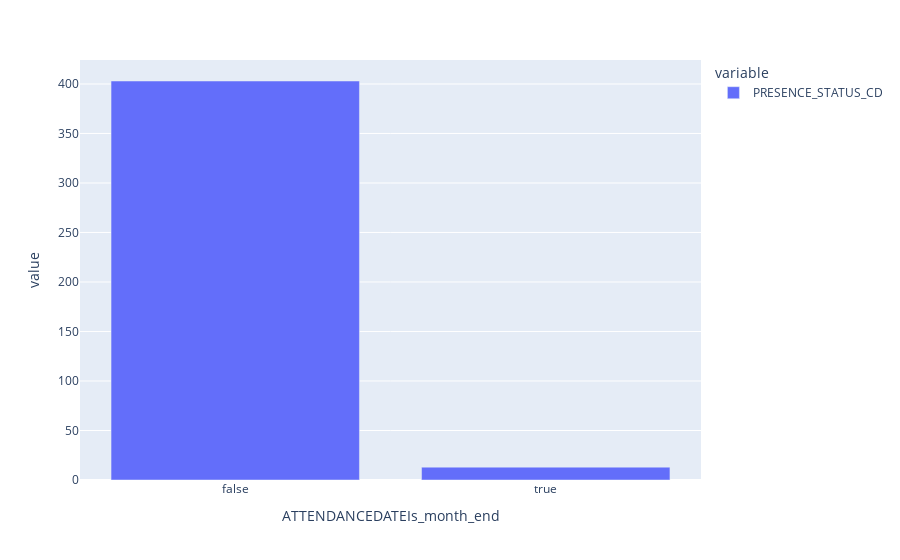

Notebook cell for this chart:
### Code cell
df_temp = df.loc[89271.0][["PRESENCE_STATUS_CD", "ATTENDANCEDATEIs_month_end"]]

df_present = df_temp[df_temp["PRESENCE_STATUS_CD"] == "Present"]
df_present.groupby("ATTENDANCEDATEIs_month_end")["PRESENCE_STATUS_CD"].count().plot(
    kind="bar"
)

### Figure 1 — Plotly figure (JSON) as saved in the notebook; plotly's stock layout.template omitted (floating-point values rounded to 4 significant figures)
{"data": [{"alignmentgroup": "True", "hovertemplate": "variable=PRESENCE_STATUS_CD<br>ATTENDANCEDATEIs_month_end=%{x}<br>value=%{y}<extra></extra>", "legendgroup": "PRESENCE_STATUS_CD", "marker": {"color": "#636efa", "pattern": {"shape": ""}}, "name": "PRESENCE_STATUS_CD", "offsetgroup": "PRESENCE_STATUS_CD", "orientation": "v", "showlegend": true, "textposition": "auto", "type": "bar", "x": [false, true], "xaxis": "x", "y": [403, 13], "yaxis": "y"}], "layout": {"barmode": "relative", "legend": {"title": {"text": "variable"}, "tracegroupgap": 0}, "margin": {"t": 60}, "xaxis": {"anchor": "y", "domain": [0, 1], "title": {"text": "ATTENDANCEDATEIs_month_end"}}, "yaxis": {"anchor": "x", "domain": [0, 1], "title": {"text": "value"}}}}
